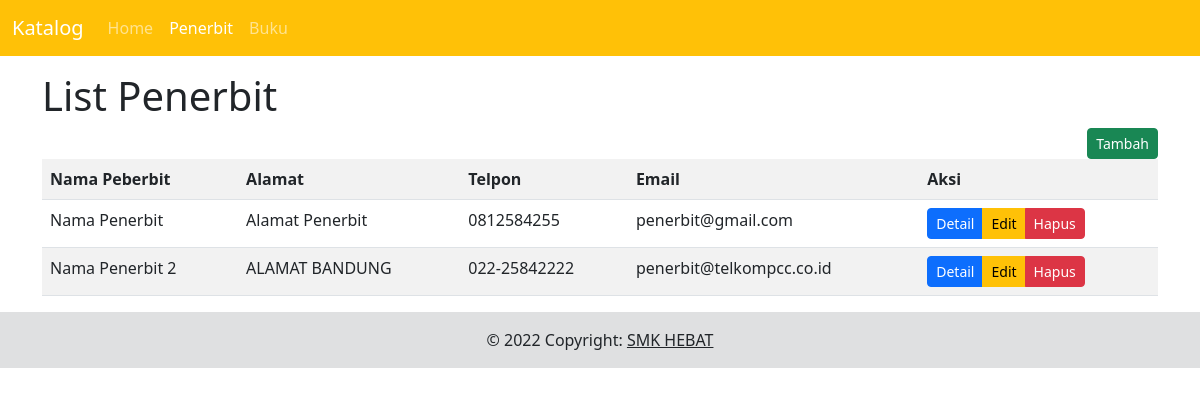
Page /penerbit on the committed database.
### tables this page shows
CREATE TABLE `tbl_penerbit` (
  `id` int(11) NOT NULL,
  `nama` varchar(255) NOT NULL,
  `alamat` varchar(255) NOT NULL,
  `telpon` varchar(25) DEFAULT NULL,
  `email` varchar(50) DEFAULT NULL
);

### application/controllers/Base_Controller.php (called while the page is built, shortened)
<?php
abstract class Base_Controller extends CI_Controller {
    protected $context = null;
    public function __construct(){
        $this->load->model("{$this->context}_model",$this->context);
    }
    public function index(){
        $data['records'] = $this->{$this->context}->find_all();
        $this->load->view("{$this->context}/index",$data);
    }
}

### index.php (called while the page is built, shortened)
<?php
require_once BASEPATH.'core/CodeIgniter.php';

### application/models/Base_model.php (called while the page is built, shortened)
<?php
class Base_model extends CI_Model{
    protected $table = null;
    public function find_all(){
        return $this->db->get($this->table)->result_array();
    }
}

### application/views/penerbit/index.php (the view)
<?php
    include APPPATH . 'views/fragment/header.php';
    include APPPATH . 'views/fragment/menu.php' ;
?>
<h1>List Penerbit</h1>
<div class="d-flex justify-content-end">
    <a  class="btn btn-success btn-sm" href="<?= base_url("penerbit/form")?>">Tambah</a>
</div>
<table class="table table-striped">
    <tr>
        <th>Nama Peberbit</th>
        <th>Alamat</th>
        <th>Telpon</th>
        <th>Email</th>
        <th>Aksi</th>
    </tr>
    <?php
    foreach($records as $idx => $data){
        ?>
        <tr>
            <td><?= $data['nama'] ?></td>
            <td><?= $data['alamat'] ?></td>
            <td><?= $data['telpon'] ?></td>
            <td><?= $data['email'] ?></td>
            <td>
            <div class="btn-group">
                <a class="btn btn-primary btn-sm" href="<?= base_url("penerbit/detail/{$data['id']}")?>">Detail</a>
                <a class="btn btn-warning btn-sm" href="<?= base_url("penerbit/form/{$data['id']}")?>">Edit</a>
                <a class="btn btn-danger btn-sm" onclick="return confirm('menghapus data?')" href="<?= base_url("penerbit/hapus/{$data['id']}")?>">Hapus</a>
            </div>
            </td>
        </tr>
    <?php
    }
    ?>
</table>
<?php
include APPPATH . 'views/fragment/footer.php' ;
?>

### rows in the picture
tbl_penerbit: nama "Nama Penerbit", alamat "Alamat Penerbit", telpon "0812584255", email "penerbit@gmail.com"
tbl_penerbit: nama "Nama Penerbit 2", alamat "ALAMAT BANDUNG", telpon "022-25842222", email "penerbit@telkompcc.co.id"
